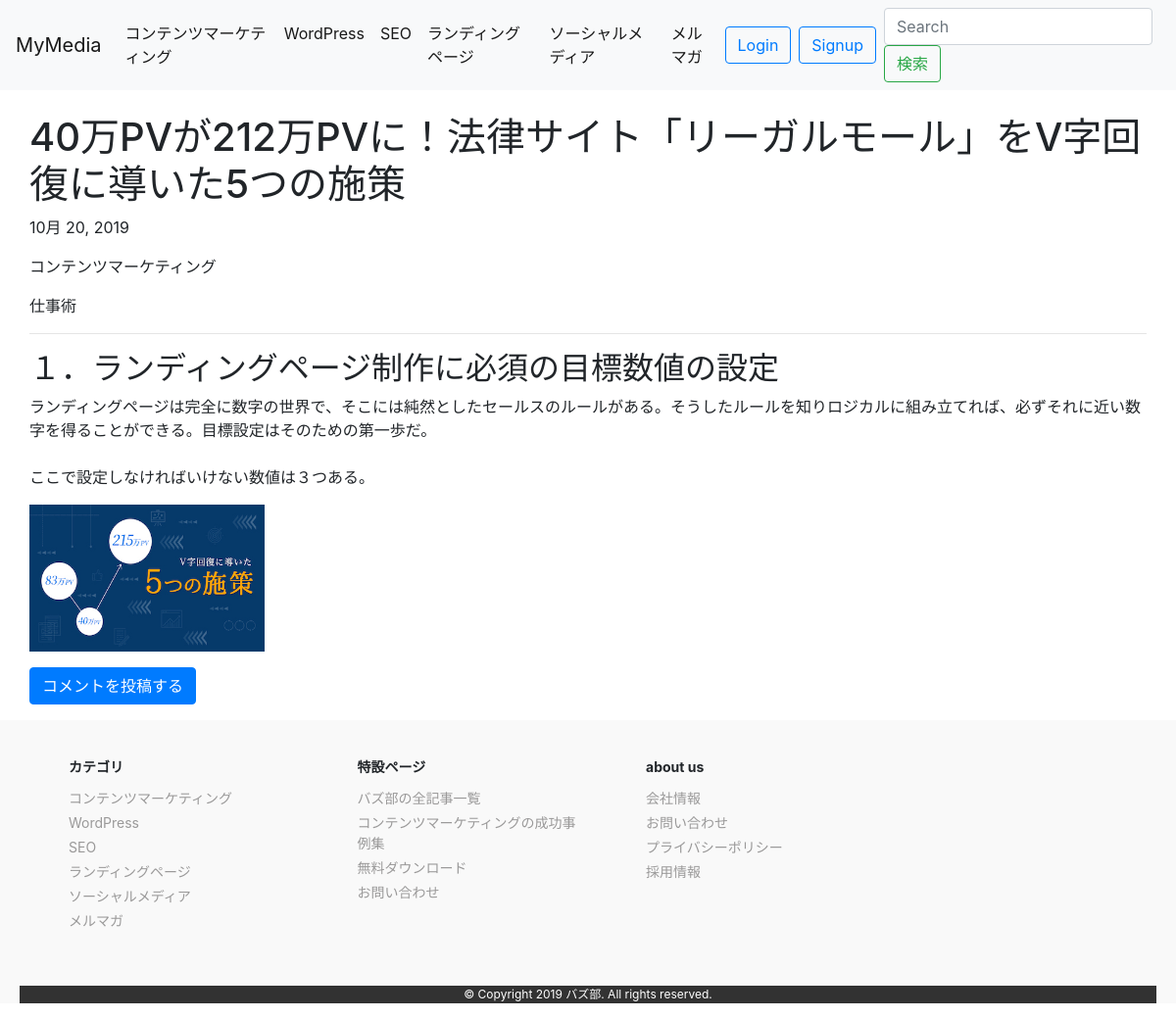
Screenshot of /blog/post/11/ with the database file from the repository.
### blog/models.py (models this page shows, shortened)
class Category(models.Model):
    name = models.CharField(max_length=255)
    slug = models.SlugField(unique=True)
    timestamp = models.DateTimeField(auto_now_add=True)

class Post(models.Model):
    category = models.ForeignKey(Category, on_delete=models.PROTECT)
    tags = models.ManyToManyField(Tag, blank=True)
    title = models.CharField(max_length=255)
    content = models.TextField()
    description = models.TextField(blank=True)
    created_at = models.DateTimeField(auto_now_add=True)
    updated_at = models.DateTimeField(auto_now=True)
    published_at = models.DateTimeField(blank=True, null=True)
    is_public = models.BooleanField(default=False)
    image = models.ImageField(
        upload_to='post_images/', null=True, blank=True)
    class Meta:
        ordering = ['-created_at']

class Tag(models.Model):
    name = models.CharField(max_length=255)
    slug = models.SlugField(unique=True)
    timestamp = models.DateTimeField(auto_now_add=True)

### blog/views.py (the view)
# urls.py: path('post/<int:pk>/', PostDetailView.as_view(), name='post_detail'),
class PostDetailView(DetailView):
    model = Post
    def get_object(self, queryset=None):
        obj = super().get_object(queryset=queryset)
        if not obj.is_public and not self.request.user.is_authenticated:
            raise Http404
        return obj

### dbsite2/context_processors.py (called while the page is built)
def common(request):
    context = {
        'categories': Category.objects.annotate(
            num_posts=Count('post', filter=Q(post__is_public=True))),
        'tags': Tag.objects.annotate(
            num_posts=Count('post', filter=Q(post__is_public=True))),
    }
    return context

### blog/templates/blog/post_detail.html (shortened to what this page needs)
{% extends "base.html" %}
{% block content %}
<div class="container">
    <div class="row">
        <article class="blog-area">
            <h1>{{ object.title }}</h1>
            <p>{{ object.published_at|date }}</p>
            <p>{{ object.category.name }}</p>
            {% for tag in object.tags.all %}
            {{ tag.name }}
            {% endfor %}
            <hr>
            {{ object.content|safe }}
            <img src="{{ post.image.url }}" width="240" height="126">
        </article>
        <article class="comment-area">
            <a class="btn btn-primary my-3" href="{% url 'blog:comment_form' post.pk %}">コメントを投稿する</a>
          </article>
    </div>
</div>
{% endblock %}

### templates/base/navbar.html (shortened to what this page needs)
<nav class="navbar navbar-expand-lg navbar-light bg-light mb-4">
  <a class="navbar-brand" href="/blog/">MyMedia</a>
  <div class="collapse navbar-collapse" id="navbarSupportedContent">
    <ul class="navbar-nav mr-auto">
      {% for category in categories|dictsort:"id" %}
      <li class="nav-item active">
        <a href="{% url 'blog:category_post' category.slug %}" class="nav-link">{{ category.name }}</a>
      </li>
      {% endfor %}
    </ul>
    {% include "blog/snippets/user_auth.html" %}
    {% include "blog/snippets/search_form.html" %}
  </div>
</nav>

### blog/static/blog/css/blog.css (style rules this page uses)
img { max-width: 100%; height: auto; }

### rows the page displays
Category: name "コンテンツマーケティング"
Category: name "WordPress"
Category: name "SEO"
Category: name "ランディングページ"
Category: name "ソーシャルメディア"
Category: name "メルマガ"
Post: title "40万PVが212万PVに！法律サイト「リーガルモール」をV字回復に導いた5つの施策", published_at "10月 20, 2019", category.name "コンテンツマーケティング", content "１．ランディングページ制作に必須の目標数値の設定 ランディングページは完全に数字の世界で、そこには純然としたセールスのルールがある。そうしたルールを知りロジカルに組み立てれば、必ずそれに近い数字を得ることができる。目標設定はそのための第一歩だ。 ここで設定しなければいけない数値は３つある。", image (picture)
Tag: name "仕事術"
